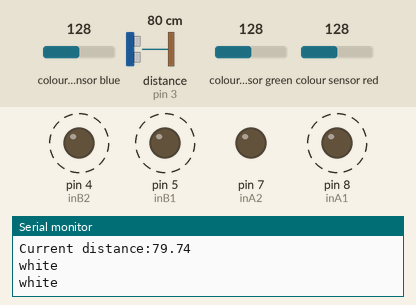
Recording of a sketch running on a simulated Arduino Uno, built with avr-gcc and run on an emulated ATmega328P. On the bench: output pins drawn as LEDs (lit = HIGH), the last lines printed to the serial monitor. Wiring (inferred from the names in the program): TCS3200 colour sensor: output pin 9; S2 pin 10; S3 pin 11; S0 pin 13; S1 pin 12; ultrasonic range finder: trigger pin 2; echo pin 3. Dashed ring = blinking. The inputs (shaded band) are chosen by the test bench; at power-on: colour sensor green 128, distance to the obstacle (sensor on pin 3) 80 cm, colour sensor blue 128, colour sensor red 128. The echo pulse lasts 58.3 µs per cm; pins used as bus, display or sensor lines are not drawn.

Above: at 1.05 s.
1.3 s: colour sensor green set to 40
4.3 s: colour sensor green set to 33
At 4.58 s:
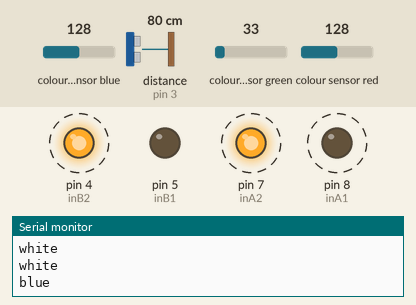
7.3 s: distance to the obstacle (sensor on pin 3) set to 22 cm
10.3 s: distance to the obstacle (sensor on pin 3) set to 17 cm
At 13.1 s:
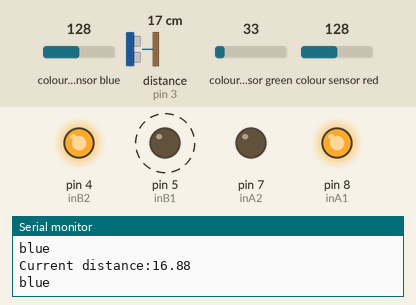
13.3 s: colour sensor blue set to 78
16.3 s: colour sensor blue set to 73
At 19.1 s:
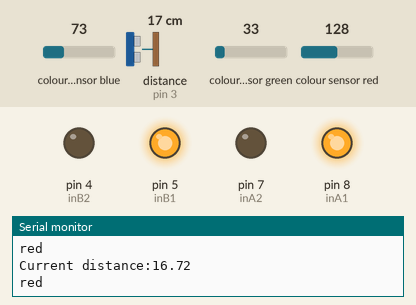
Timing chart, 0 to 20.3 s (numbered marks = the images above; inputs shaded):
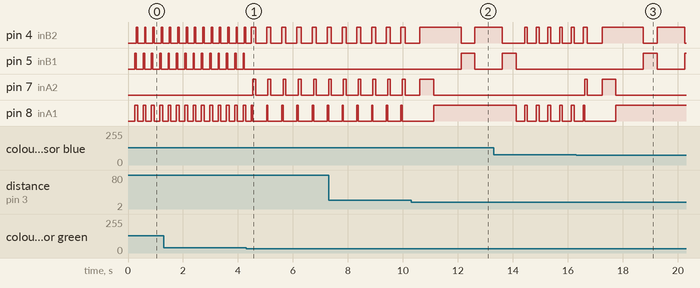

The sketch:

obstacle_course_code.ino
```cpp
//This is the final code that we used which was able to follow the red line of the obstacle course,
//and successfully turn around the obstacles and find its way back to the red lie. Earned us 4 points as we hit the box,
//but the robot got stuck on the box and if we reset we would lose as many points as successfully completing the course gave.
//We ended there and took the 4 points, which was good since at that testing station, no one had gotten positive scores
//We later re-attempted the course (without the box) on our own and it successfully navigated it from start to finish, avoiding 2 obstacles


//#define enA 9
#define inA1 8
#define inA2 7

//#define enB 6
#define inB1 5
#define inB2 4

#define S0 13
#define S1 12
#define S2 10
#define S3 11
#define sensorOut 9

#define Trig 2
#define Echo 3

const int pwm10 = 26;

//NOTE: based on minimal testing, ultrasonic sensor seems to overestimate by <=1cm
// dead zone seems to be <5cm so not useful
//doesnt work past 2.74 meters, at 1.4m is +-3cm and a bit unreliable/inconsistent

float duration = 0;
float distance =0;

void setup() {
  // put your setup code here, to run once:
 //pinMode(enA, OUTPUT);
  pinMode(inA1, OUTPUT);
  pinMode(inA2, OUTPUT);

  //pinMode(enB, OUTPUT);
  pinMode(inB1, OUTPUT);
  pinMode(inB2, OUTPUT);

  pinMode(S0, OUTPUT);
  pinMode(S1, OUTPUT);
  pinMode(S2, OUTPUT);
  pinMode(S3, OUTPUT);

  digitalWrite(S0,HIGH);
  digitalWrite(S1,LOW);

	//ultrasonic sensor pins
	pinMode(Trig, OUTPUT);
	pinMode(Echo, INPUT);


  pinMode(sensorOut, INPUT);
  //analogWrite(enA, pwm10);
  //analogWrite(enB, pwm10);
  Serial.begin(9600);
  // moveForward();
}

void loop() {

  // put your main code here, to run repeatedly:
  int color = getColor(5);


  //testing if the robot is on the black
	float current_distance = AverageDist(5);
	Serial.print("Current distance:");
	Serial.println(current_distance);
	delay(50);

  delay(20);

    while (color!=2 && color != 1 && color != 4){


      moveLeft();
      delay(50);
      moveForward();
      delay(50);
      stop();
       //or break
      color = getColor(5);
      delay(50);
    }
 if (current_distance < 20 && current_distance !=0){
		//hardcoded u turn
		TurnAroundObstacle(2);


	}

    moveForward();
    delay(50);

    stop();
    moveRight();
    delay(100);
    stop();

    color = getColor(5);


}


void moveRightWheelClockwise() {
  digitalWrite(inA1, HIGH);
  digitalWrite(inA2, LOW);
}

void moveRightWheelCounterClockwise() {
  digitalWrite(inA1, LOW);
  digitalWrite(inA2, HIGH);
}

void moveLeftWheelClockwise() {
  digitalWrite(inB1, HIGH);
  digitalWrite(inB2, LOW);
}

void moveLeftWheelCounterClockwise() {
  digitalWrite(inB1, LOW);
  digitalWrite(inB2, HIGH);
}

void moveForward() {
  moveRightWheelClockwise();
  moveLeftWheelCounterClockwise();
}

void moveLeft() {
  moveRightWheelClockwise();
  moveLeftWheelClockwise();
}

void moveRight() {
  moveLeftWheelCounterClockwise();
  moveRightWheelCounterClockwise();
}

void stop() {
  digitalWrite(inA1, LOW);
  digitalWrite(inA2, LOW);

  digitalWrite(inB1, LOW);
  digitalWrite(inB2, LOW);
}

void brake() {
  digitalWrite(inA1, HIGH);
  digitalWrite(inA2, HIGH);

  digitalWrite(inB1, HIGH);
  digitalWrite(inB2, HIGH);
}
float AverageDist(int reps) {
	int i =0;
	float averagedist = 0;
	while (i <reps) {
		averagedist = averagedist + getUltrasonicDist();
		i = i+1;
	}
	return averagedist/reps;
}

void TurnAroundObstacle(int targetcolor){

	int current_color = getColor(5);
	moveRight();
	delay(500);

  stop();
	moveForward();
	delay(1000);
  stop();
	moveLeft();
	delay(500);
  stop();
	moveForward();
	delay(1000);
  stop();
	moveLeft();
	delay(500);
  stop();
  current_color = getColor(5);
	while (getColor(5) != targetcolor){
	moveForward();
	delay(100);
  stop();
  delay(20);
	current_color = getColor(5);
	}
  stop();
	return;

}

float getUltrasonicDist() {
  digitalWrite(Trig, LOW);
	delayMicroseconds(2);
	digitalWrite(Trig, HIGH);
	delayMicroseconds(10);
	digitalWrite(Trig, LOW);

  duration = pulseIn(Echo, HIGH);
  return (duration*0.0343)/2;
}

int getColor(int reps) {
  int red = 0;
  int green = 0;
  int blue = 0;
  int black = 0;
  int white = 0;

  int R = 0;
  int G = 0;
  int B = 0;

  for (int i = 0; i < reps; i++) {
    digitalWrite(S2,LOW);
    digitalWrite(S3,LOW);
    R = map(pulseIn(sensorOut, LOW), 340, 40, 0, 255);
    delay(10);

    digitalWrite(S2, HIGH);
    digitalWrite(S3, HIGH);
    G = map(pulseIn(sensorOut, LOW), 310, 75, 0, 255);
    delay(10);

    digitalWrite(S2, LOW);
    digitalWrite(S3, HIGH);
    B = map(pulseIn(sensorOut, LOW), 290, 60, 0, 255);
    delay(10);

    if (R >= 230 && G >= 230 && B >= 230) {
    white += 1;
  } else if (R <= 130 && G <= 130 && B <= 130) {
    black += 1;
  } else if (R > G && R > B) {
    red += 1;
  } else if (G > R && G > B) {
    green += 1;
  } else if (B > G && B > R) {
    blue += 1;
  }
  }


  if (white > blue && white > green && white > black && white > red) {
    Serial.println("white");
    return 0;
    //color is white
  }
  if (black > blue && black > green && black > red && black > white) {
    Serial.println("black");
    return 1;
    //color is black
  }
  if (red > blue && red > green && red > black && red > white) {
    Serial.println("red");
    return 2;
    //color is red
  }
  if (green > blue && green > red && green > black && green > white) {
    Serial.println("green");
    return 3;

    //color is green
  }
  if (blue > red && blue > green && blue > black && blue > white) {
    Serial.println("blue");
    return 4;
    //color is blue
  }
  return 5;
}
```

Measured:
- the behaviour switches between 37 and 36 on colour sensor green (found by bisection; images 0 and 1)
- the behaviour switches between 21 and 20 cm on distance to the obstacle (sensor on pin 3) (found by bisection; images 1 and 2)
- the behaviour switches between 76 and 75 on colour sensor blue (found by bisection; images 2 and 3)
- after the input at 4.3 s, pin 4 (inB2): alternates HIGH for 0.15 s and LOW for 0.40 s, starting after 0.19 s; pin 5 (inB1): stops changing and stays LOW; pin 7 (inA2): alternates HIGH for 0.10 s and LOW for 0.45 s, starting after 0.24 s; pin 8 (inA1): alternates HIGH for 0.05 s and LOW for 0.50 s, starting after 0.24 s
- after the input at 10.3 s, pin 5 (inB1): LOW → HIGH after 1.8 s, → LOW 0.50 s later
- after the input at 16.3 s, pin 5 (inB1): LOW → HIGH after 2.4 s, → LOW 0.50 s later, → HIGH 1.0 s later; pin 7 (inA2): LOW → HIGH after 0.31 s, → LOW 0.10 s later, → HIGH 0.54 s later, → LOW 0.50 s later
- by itself, pin 4 (inB2), pin 5 (inB1): alternates HIGH for 0.05 s and LOW for 0.25 s
- by itself, pin 8 (inA1): alternates HIGH for 0.10 s and LOW for 0.20 s
